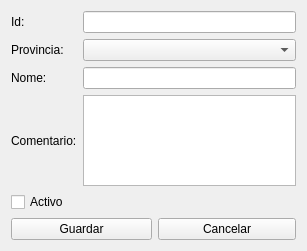
<?xml version="1.0" encoding="UTF-8"?>
<ui version="4.0">
 <class>Form</class>
 <widget class="QWidget" name="Form">
  <property name="geometry">
   <rect>
    <x>0</x>
    <y>0</y>
    <width>307</width>
    <height>251</height>
   </rect>
  </property>
  <property name="windowTitle">
   <string>Pesqueiros</string>
  </property>
  <layout class="QGridLayout" name="gridLayout">
   <item row="0" column="0">
    <widget class="QLabel" name="label">
     <property name="text">
      <string>Id:</string>
     </property>
    </widget>
   </item>
   <item row="1" column="0">
    <widget class="QLabel" name="label_2">
     <property name="text">
      <string>Provincia:</string>
     </property>
    </widget>
   </item>
   <item row="2" column="0">
    <widget class="QLabel" name="label_3">
     <property name="text">
      <string>Nome:</string>
     </property>
    </widget>
   </item>
   <item row="4" column="0" colspan="4">
    <widget class="QCheckBox" name="CHBActivo">
     <property name="text">
      <string>Activo</string>
     </property>
    </widget>
   </item>
   <item row="5" column="0" rowspan="2" colspan="2">
    <widget class="QPushButton" name="PBGuardar">
     <property name="text">
      <string>Guardar</string>
     </property>
    </widget>
   </item>
   <item row="2" column="1" colspan="3">
    <widget class="QLineEdit" name="LENome"/>
   </item>
   <item row="3" column="0">
    <widget class="QLabel" name="label_4">
     <property name="text">
      <string>Comentario:</string>
     </property>
    </widget>
   </item>
   <item row="3" column="1" colspan="3">
    <widget class="QPlainTextEdit" name="PTEComentarios"/>
   </item>
   <item row="5" column="2" rowspan="2" colspan="2">
    <widget class="QPushButton" name="PBCancelar">
     <property name="text">
      <string>Cancelar</string>
     </property>
    </widget>
   </item>
   <item row="0" column="1" colspan="3">
    <widget class="QLineEdit" name="LECodigo">
     <property name="readOnly">
      <bool>true</bool>
     </property>
    </widget>
   </item>
   <item row="1" column="1" colspan="3">
    <widget class="QComboBox" name="CBProvincia"/>
   </item>
  </layout>
 </widget>
 <resources/>
 <connections/>
</ui>
